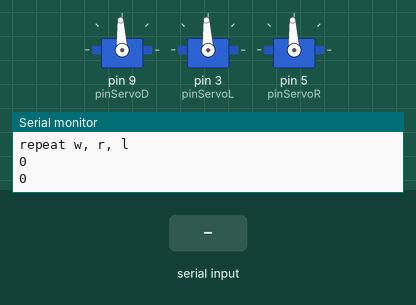
A sketch run on a simulated Arduino Uno, built with avr-gcc and run on an emulated ATmega328P. On the bench: 3 × servo, the last lines printed to the serial monitor. The test bench sets the inputs (shaded band).

Above: at 9.2 s.
9.3 s: "a" received over Serial
At 10.4 s:
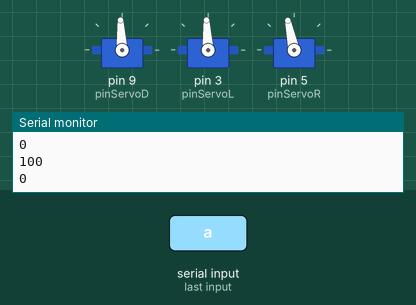
10.8 s: "d" received over Serial
At 12.0 s:
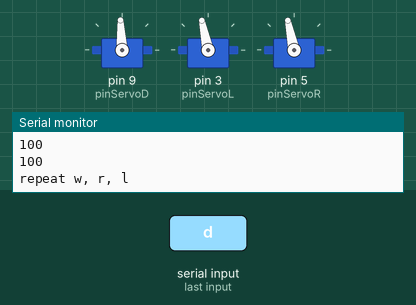
12.3 s: "u" received over Serial
At 13.7 s:
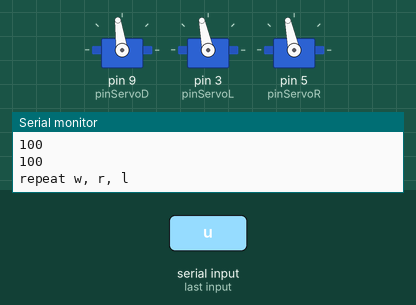
15.3 s: "u" received over Serial
At 15.8 s:
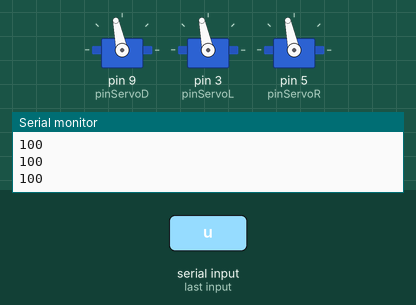
16.8 s: "s" received over Serial
At 17.5 s:
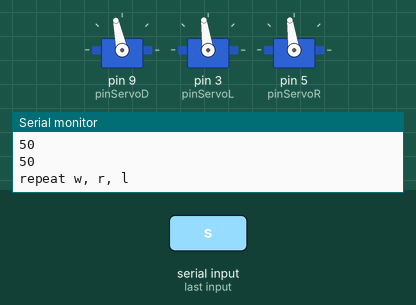
18.3 s: "w" received over Serial
At 19.0 s:
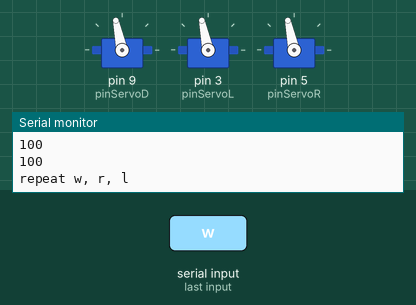
Timing chart, 0 to 20.8 s (numbered marks = the images above; inputs shaded):
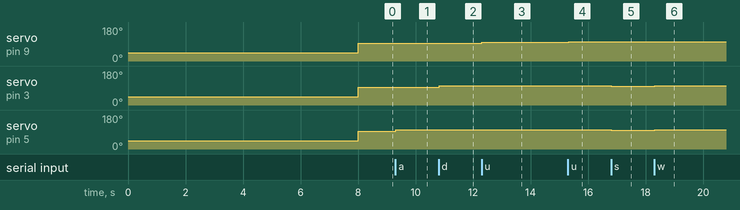

Measured:
- after the input at 9.3 s, servo on pin 5 (pinServoR): 93° → 102° at once
- after the input at 10.8 s, servo on pin 3 (pinServoL): 93° → 102° at once
- after the input at 12.3 s, servo on pin 9 (pinServoD): 93° → 98° at once
- after the input at 15.3 s, servo on pin 9 (pinServoD): 98° → 102° at once
- after the input at 16.8 s, servo on pin 3 (pinServoL), servo on pin 5 (pinServoR): 102° → 98° at once
- after the input at 18.3 s, servo on pin 3 (pinServoL), servo on pin 5 (pinServoR): 98° → 102° at once

The sketch:

sketch_feb29a.ino
```cpp
#include<Servo.h>
int pinServoD=9;
int pinServoL=3;
int pinServoR=5;//servo is attached to this pin
char x;
int w=0;
int l=0;
int r=0;


Servo depth;
Servo right;
Servo left;

void setup()
{

  Serial.begin(9600);
  depth.attach(pinServoD);
  left.attach(pinServoL);
  right.attach(pinServoR);
  depth.writeMicroseconds(1000);
  right.writeMicroseconds(1000);
  left.writeMicroseconds(1000);
  delay(8000);
}

void loop()
{

   x=Serial.read();
   if(x=='w' && r<300 && l<300)
   {
      l=l+50;
      r=r+50;} //moving backward
   else if (x=='s')
     {
      r=r-50;
      l=l-50;}//moving forward

   else if(x=='u' && w<300)
   {
      w=w+50;} //going up
   else if (x=='p' && w>(-300))
     {
      w=w-50;} //going down

   else if(x=='a' && r<300)
   {
      r=r+100;}  //left turn
   else if (x=='d' && l>(-300))
     {
      l=l+100;}  //right turn
   else if (x=='r')
   {
    w=0;
    r=0;
    l=0;
   }

   depth.writeMicroseconds(1500 +w);
   right.writeMicroseconds(1500 +r);
   left.writeMicroseconds(1500 +l);
   Serial.println(w);
   Serial.println(r);
   Serial.println(l);
   Serial.println("repeat w, r, l");


}
```
